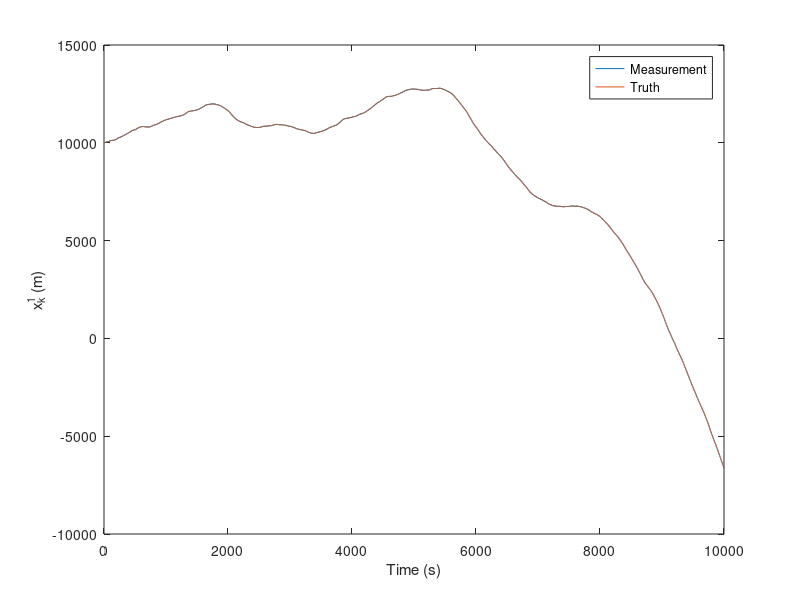
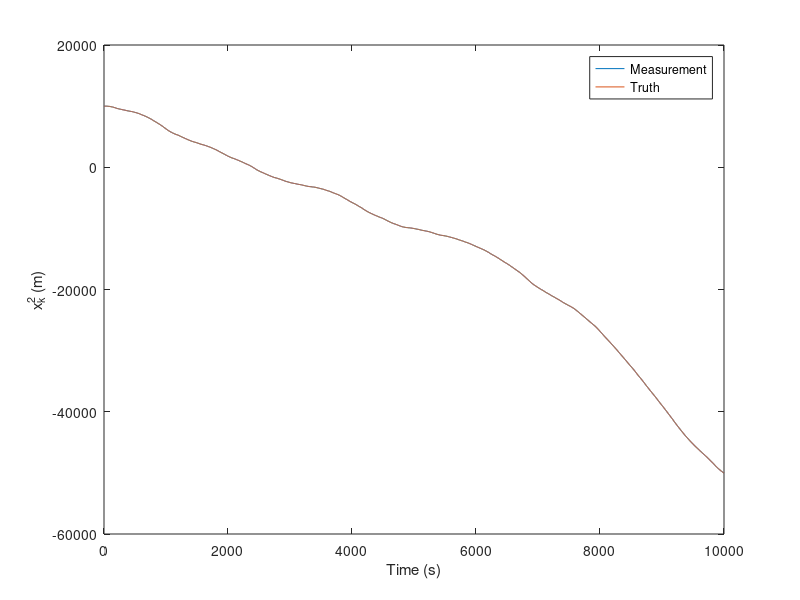
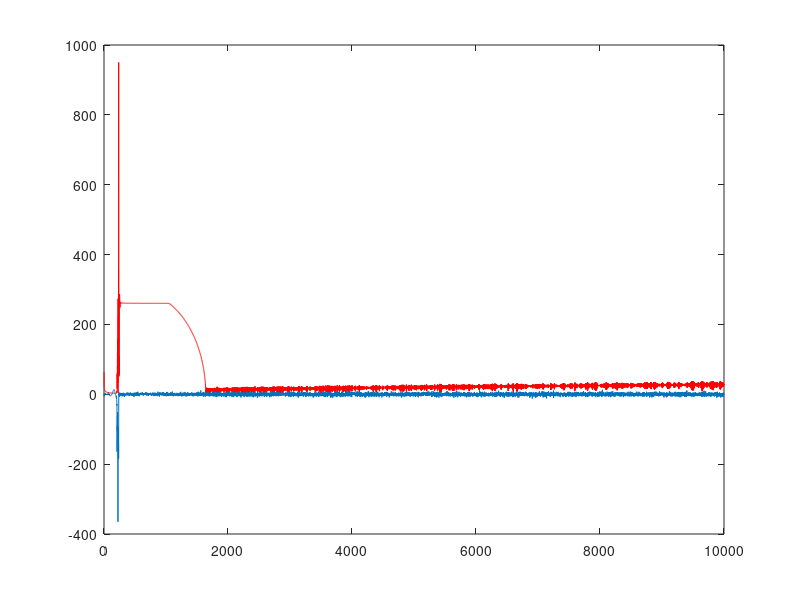
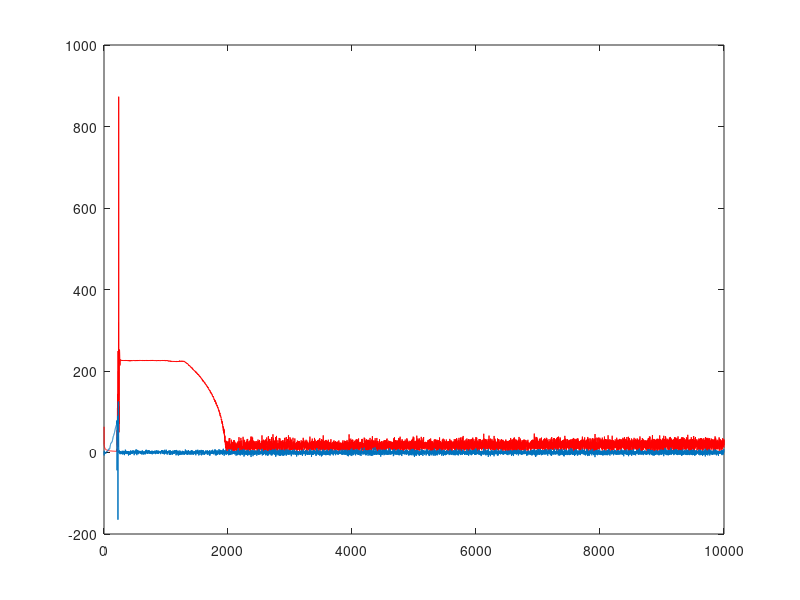

Write the MATLAB code that produced these figures, in order. (Note: this script raises an error after producing the figures.)
%%
%%%%%%%%%%%%%%%%%%%%%%%%%%%%%%%%%%%%%%%%%%%%%%%%%%%%%
%
%   This script file is the KF data generation and solution 
%   for Question B. 
%
%   Author: Jason Ford, Oct. 2007.
%
%   Released to students.
%
%
%%%%%%%%%%%%%%%%%%%%%%%%%%%%%%%%%%%%%%%%%%%%%%%%%%%%%
%%



% Some fixed parameters
T=10000;                     % 1000 seconds
dt=1;                       % Sample period
A=[1,0,dt,0;0,1,0,dt;0,0,1,0;0,0,0,1];
Q=diag([0,0,0.01,0.01]);



R=diag([10,10]);


%Q=diag([0,0,0,0]);

%R=diag([1,1]);

%Create some data storage vectors (state + measurment)
xv=zeros(4,T);                          %Note, this is a 4xT vector used to store the trajectory
yv=zeros(2,T);                          % and a 2xT vector to store measurements.

% Initial state value
x0=[10000,10000,1,0]';

% Uncomment the below line, if you want to use.
 randn('state',0)            %This forces matlab to repeat the random number sequence.


%% MAIN LOOP to generate the state and measurement processes.

%  Initial state and measurement value (k=1 values)
%           Need to do this before entering the main loop.
xv(:,1)=x0;                                                   % the initial state value;    
yv(1,1)=x0(1)   +sqrt(R(1,1))*randn(1,1);    % and initial measurement value;
yv(2,1)=x0(2)   +sqrt(R(2,2))*randn(1,1);

xold=xv(:,1);           % need to initilise before entering the main loop

for k=2:T                       %note: we start loop at k=2.
    %generate the noises.
    vk  = sqrt(Q)*randn(4,1);
    wk1 = sqrt(R(1,1))*randn(1,1);
    wk2 = sqrt(R(2,2))*randn(1,1);

    %generate new state and measurements.
    xnew=A*xold                         +vk;                    %  x_k+1=A*x_k    +   v_k
%     ynew(1,1)=sqrt(xnew(1)^2+xnew(2)^2) +wk1;                   %  y_k^1= range   + w_k^1
%     ynew(2,1)=atan(xnew(2)/xnew(1))     +wk2;                   %  y_k^2= bearing + w_k^2
     ynew(1,1)=xnew(1) +wk1;                   %  y_k^1= range   + w_k^1
     ynew(2,1)=xnew(2) +wk2;                   %  y_k^2= bearing + w_k^2


    %store and set for next loop;
    xv(:,k)=xnew;
    yv(:,k)=ynew;
    xold=xnew;
end










% Alternative compact version of the code. Is equivalent to the longer "for loop" code above.
% Does data storage at the same time as calculation.  A bit harder to read.
% for k=2:T
%        xv(:,k)=A*xv(:,k-1)                 +sqrt(Q)*randn(4,1);        %  x_k+1=A*x_k    +   v_k
%        yv(1,k)=sqrt(xv(1,k)^2+xv(2,k)^2)   +sqrt(R(1,1))*randn(1,1);   %  y_k^1= range   + w_k^1
%        yv(2,k)=atan(xv(2,k)/xv(1,k))       +sqrt(R(2,2))*randn(1,1);   %  y_k^2= bearing + w_k^2
% end

%% PLOTTING

% Generated some plots.

kv=1:T;       % a time based for plots.

%some plot commands (to check that measurements match what they should).
figure(1)
plot(kv,yv(1,:),kv,xv(1,:));
xlabel('Time (s)')
ylabel('x_k^1 (m)')
legend('Measurement','Truth')

figure(2)
plot(kv,yv(2,:),kv,xv(2,:));
xlabel('Time (s)')
ylabel('x_k^2 (m)')
legend('Measurement','Truth')

pause;
close all;

%% KF






%apriori  data

%assume initial estimates  (ie. this is the true position, plus an error
xh0=x0+[100,100,0.1,-0.1]';
p0=1000*eye(4,4);



% some storage
xhv=zeros(4,T);
xhv(:,1)=xh0;

% a few temp values used.
Pko(:,:,1)=p0;


    H=[1,0,0,0; ...
        0,1,0,0 ];
    
       
        
        
%my wrong guess of Q and R (assume I don't know them)..

Q=diag([0,0,0,0]);
R = diag([100,100 ]);
        
  
        
        
     % Qk_hat(:,:,1) = zeros(4,4);
    
    startadaptive = 200;
            
    Qk_hat(:,:,startadaptive) = Q;    
     
    Rk_hat(:,:,startadaptive) = R;
    
     rk_hat(:,startadaptive) = zeros(1,2); 
    
     qk_hat(:, startadaptive) = zeros(1,4);
  
     
     PHIk = A;          

for k=2:T
    
    
    
   
   
    
    %else
        
     % xt=A*xhv(:,k-1) + qk(k-1);      
      
     
     
     if k > startadaptive
         
         
          %state propagation       
    %if k<=100
    xt(:,k)=A*xhv(:,k-1);% +qk(:,k-1);    % the one-step ahead prediction.
    Pkminus(:,:,k) =A*(Pko(:,:,k-1)) *A' + Qk_hat(:,:,k-1);   
     else
         
         
          %state propagation       
    %if k<=100
    xt(:,k)=A*xhv(:,k-1) ;   % the one-step ahead prediction.
         
          Pkminus(:,:,k) =A*(Pko(:,:,k-1)) *A' + Q;     
          
     end
 
    
    
    %compute observation noise
    
     Nr = 10;
         
     lr = Nr;
     
    %innovation     
    rk(:,k) = yv(:,k)-H*xt(:,k);
    gammak(:,:,k) = H*Pkminus(:,:,k)*H'; 
    
    
    
             
     
    %compute observation noise
   if k > startadaptive     
         
   rk_hat(:,k) = rk_hat(:,k-1) + (1/lr)*(rk(:,k) - rk(:,k-lr));        
        
   %could use k+1 here because R computed before Q in the MT algorithm
   Rk_hat(:,:,k) = Rk_hat(:,:,k-1) + (1/(lr-1))*(       (rk(:,k)- rk_hat(:,k))*(rk(:,k)- rk_hat(:,k))' - (rk(:,k-lr)- rk_hat(:,k))*(rk(:,k-lr)- rk_hat(:,k))' + (1/lr)*(rk(:,k)- rk(:,k-lr))*(rk(:,k)- rk_hat(:,k-lr))'+ ((lr-1)/lr)*(gammak(:,:,k-lr) - gammak(:,:,k))    );
         
   
   
   
    %Rk_hat(:,:,k) = R;
         
    
            %set the diagonal elements to absolute value of their estimates
            Rk_hatdiag  = abs(diag(Rk_hat(:,:,k)));            
            Rk_hat(1,1,k) = Rk_hatdiag(1);            
            Rk_hat(2,2,k) = Rk_hatdiag(2);            
            
   end
   
   
   %compute kalman gain
    if k > startadaptive
   
     Kk=Pkminus(:,:,k)*H'*inv(gammak(:,:,k) +Rk_hat(:,:,k)); 
   
    else
        
          Kk=Pkminus(:,:,k)*H'*inv(gammak(:,:,k) +R); 
    end
     %state estimation 
     
      % xhv(:,k)=xt(:,k)+ Kk*(yv(:,k)-H*xt);  % measurement update.
    
     %  xhv(:,k)=xt(:,k)+ Kk*( rk(:,k)- rk_hat(:,k));  % measurement update.
    
     xhv(:,k)=xt(:,k)+ Kk*( rk(:,k));  % measurement update.
    
   
    Pko(:,:,k) = Pkminus(:,:,k) - Kk*H*Pkminus(:,:,k);
    
    
    
    %compute state noise
    
    N = 10;
    lq = N;
    
    
     qk(:,k) =  xhv(:,k)  - PHIk* xhv(:,k-1);
            
     delk(:,:,k) = PHIk*Pko(:,:,k-1)*PHIk' - Pko(:,:,k);
     
     
     
  if k > startadaptive  
    
        qk_hat(:,k) = qk_hat(:,k-1) + (1/lq)*(qk(:,k) - qk(:,k-lq));   %this is the mean over the data
            
            
            Qk_hat(:,:,k) = Qk_hat(:,:,k-1) + (1/(lq-1))*(     (qk(:,k) - qk_hat(:,k))*(qk(:,k) - qk_hat(:,k))' - (qk(:,k-lq) - qk_hat(:,k))*(qk(:,k-lq) - qk_hat(:,k))' + (1/lq)*(qk(:,k) - qk(:,k-lq))*(qk(:,k) - qk(:,k-lq))' + ((lq-1)/lq)*(delk(:,:,k-lq) - delk(:,:,k)) );
            
            
           % Qk_hat(:,:,k) = Q;
            
            
            %set the diagonal elements to absolute value of their estimates 
            Qk_hatdiag  = abs(diag(Qk_hat(:,:,k)));            
            Qk_hat(1,1,k) = Qk_hatdiag(1);            
            Qk_hat(2,2,k) = Qk_hatdiag(2);            
            Qk_hat(3,3,k) = Qk_hatdiag(3);            
            Qk_hat(4,4,k) = Qk_hatdiag(4);
            
      
            
            
            
  end
       % end
        
        
        
        
        
        %test
        
        
        if  k > startadaptive  
        
         for i = k-N+1:k
       % Jtemp(i) = rk(:,i)'*inv(Hsave(:,:,i)*Pksave(:,:,i)*Hsave(:,:,i)' + Rsave(:,:,i))*rk(:,i); 
        
        
         Jtemp(i) = rk(:,i)'*inv(H*Pkminus(:,:,i)*H' + Rk_hat(:,:,i))*rk(:,i); 
         
       %  Jtemp(i) = rk(:,i)'*inv(H*Pkminus(:,:,i)*H' + R)*rk(:,i); 
        
        
         end                          
    
        
        J =  (1/N)*(sum(Jtemp(k-N+1:k)));
        
        Jsave(k) = J;
        
        end
     
     
    
    

    %Pko=Pk;  % for next loop
    
   % Pkosave(:,:,k) = Pko;
    
      
     
     
     % Pkminus=A*(Pko) *A' + Q;   
   end
    
 
         
    
     
 
     
     
 
   
    
    %get P from inverse of information matrix 
    for i = k-N+1:k
   P0temp(:,:,i) = PHIk'*H'*inv(Rk_hat(:,:,i))*H*PHIk; 
    
    end
    
    
    %for i = k-N:k
        
             
        
    sumPtemp = zeros(4,4); %initialise
   % sumPtemp(:,:) = sum(P0temp(:,:,k-N:k));
    for i = k-N+1:k
        
        sumPtemp = sumPtemp + P0temp(:,:,i) ;
        
     %sumPtemp = P0temp(:,:,k) + P0temp(:,:,k-1) + P0temp(:,:,k-2) + P0temp(:,:,k-3) + P0temp(:,:,k-4);
    
     
    end
    P0est(:,:,k) = pinv((1/N)*sumPtemp);   %used pinv here becaue it was going nan
   % end
    
    



%this is the mean and std AFTER the adaptive filter is applied
meanRMS = mean((xhv(1,startadaptive:T) -  xv(1,startadaptive:T)).^2)
stdRMS = std((xhv(1,startadaptive:T) -  xv(1,startadaptive:T)).^2)


figure;


for kk = 1:T
    
    varPko1(kk) = abs(Pko(1,1,kk));
    stdPko1(kk) = sqrt(varPko1(kk));
    
    
    varPko2(kk) = abs(Pko(2,2,kk));
    stdPko2(kk) = sqrt(varPko2(kk));
    
end



figure;
plot((2*stdPko1),'r');
hold
plot((xhv(1,2:T) -  xv(1,2:T))); 



figure;
plot((2*stdPko2),'r');
hold
plot((xhv(2,2:T) -  xv(2,2:T))); 




 
 figure;
plot(Jsave,'g');

tilefigs
pause;
close all


